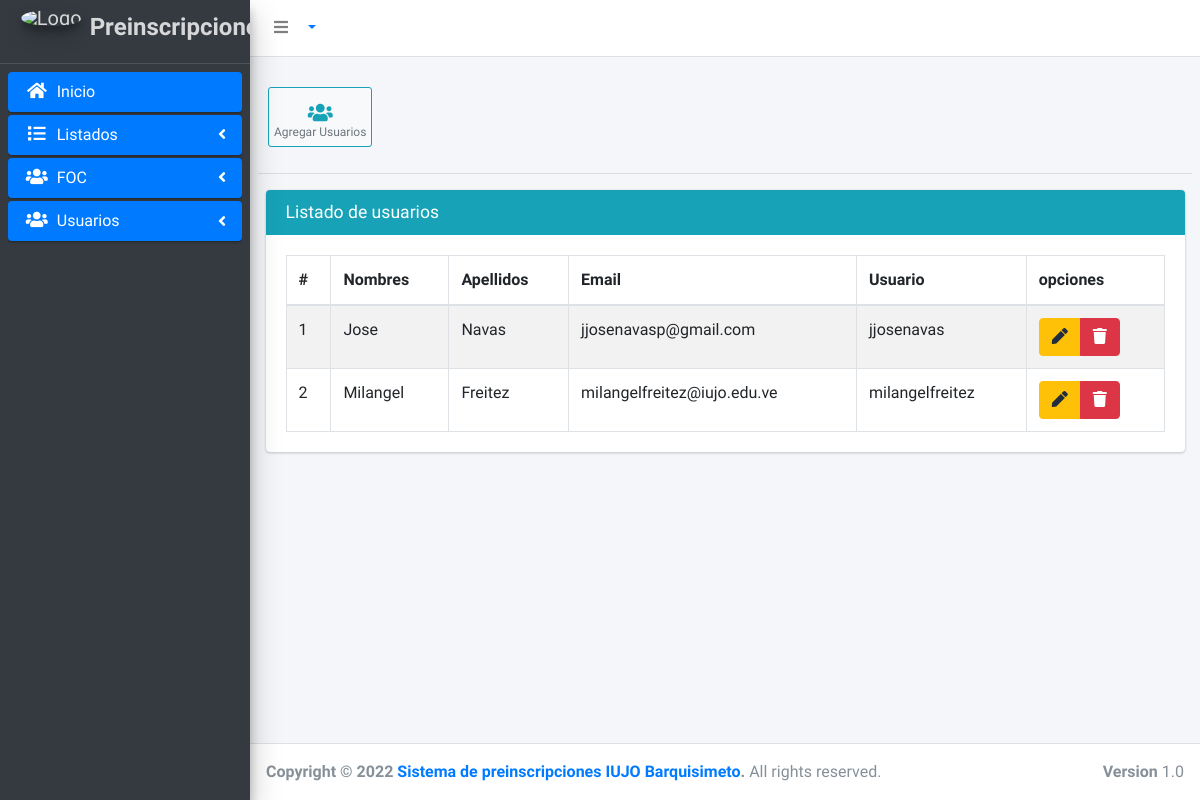
The page /index.php/usuarios/usuarios on the database as committed earlier.
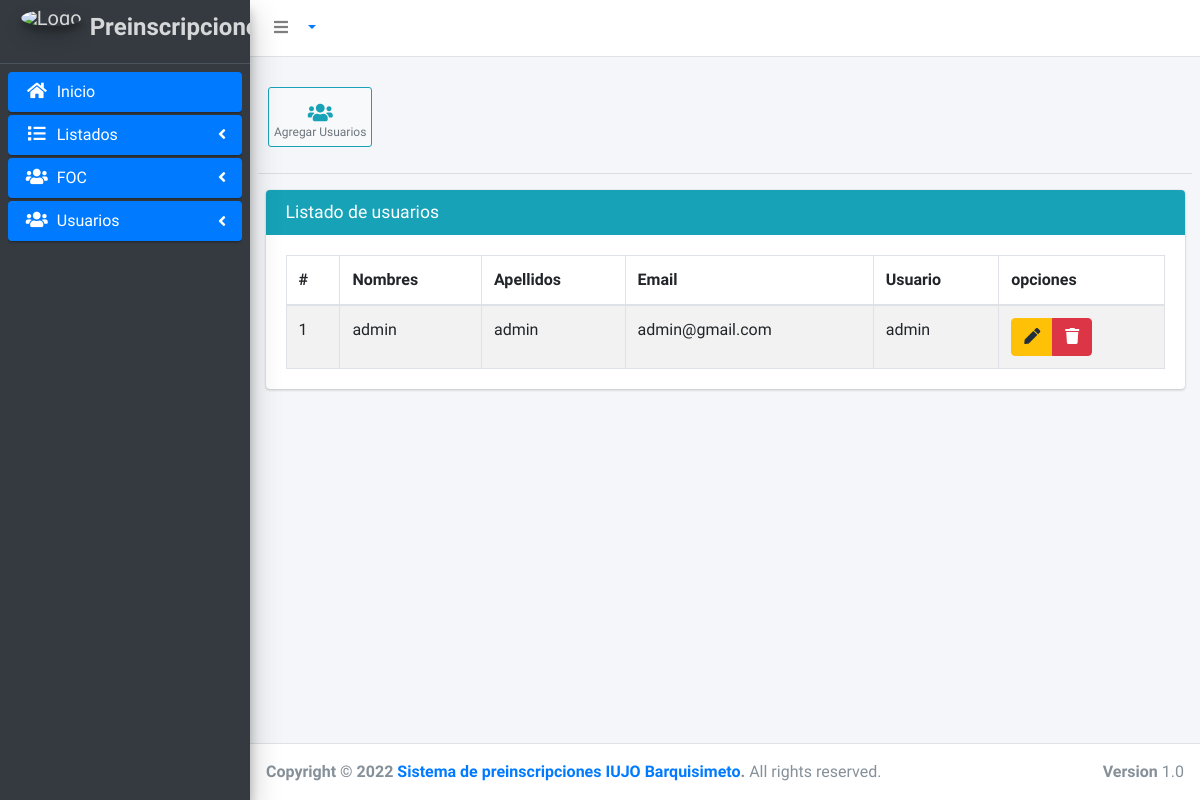
The same page on the database as committed later.
### tables this page shows
CREATE TABLE `usuarios` (
  `id` int(11) NOT NULL,
  `nombres` varchar(100) DEFAULT NULL,
  `apellidos` varchar(100) DEFAULT NULL,
  `email` varchar(100) DEFAULT NULL,
  `username` varchar(45) DEFAULT NULL,
  `password` varchar(100) DEFAULT NULL,
  `estado` int(11) DEFAULT NULL
);

### application/controllers/usuarios/Usuarios.php (called while the page is built, shortened)
<?php
class Usuarios extends CI_Controller
{
	public function __construct()
	{
		$this->load->model("Usuario_model");
	}
	public function index()
	{
		$data  = array(
			'usuarios' => $this->Usuario_model->getUsuarios(),
		);
		$this->load->view("layouts/header");
		$this->load->view("layouts/aside");
		$this->load->view("usuario/list", $data);
		$this->load->view("layouts/footer");
		$this->load->view("layouts/delete_user");
		$this->load->view("layouts/close_body");
	}
}

### index.php (called while the page is built, shortened)
<?php
require_once BASEPATH.'core/CodeIgniter.php';

### application/models/Usuario_model.php (called while the page is built, shortened)
<?php
class Usuario_model extends CI_Model
{
    public function getUsuarios(){
        $this->db->where("estado","1");
        $resultados = $this->db->get("usuarios");
        return $resultados->result();
    }
}

### application/views/usuario/list.php (the view, shortened to what this page needs)
<div class="content-wrapper">
  <section class="content-header">
  </section>
  <section class="content">
    <div class="row">
      <div class="col-md-12">
        <a href="<?php echo base_url(); ?>usuarios/usuarios/add" class="btn btn-app"><span class="color_info fa fa-users"></span> Agregar Usuarios</a>
      </div>
    </div>
    <hr>
    <div class="col-md-12">
      <div class="card card-info">
            <div class="card-header">
               <h3 class="card-title">Listado de usuarios</h3>
            </div>
       <div class="card-body">
        <table id="example1" class="table table-bordered table-striped">
          <thead>
            <tr>
              <th>#</th>
              <th>Nombres</th>
              <th>Apellidos</th>
              <th>Email</th>
              <th>Usuario</th>
              <th>opciones</th>
            </tr>
          </thead>
          <tbody>
            <?php $num=0; if (!empty($usuarios)) : ?>
              <?php foreach ($usuarios as $usuarios) : ?>
                <tr>
                  <td><?php echo ++$num ?></td>
                  <td><?php echo $usuarios->nombres; ?></td>
                  <td><?php echo $usuarios->apellidos; ?></td>
                  <td><?php echo $usuarios->email; ?></td>
                  <td><?php echo $usuarios->username; ?></td>
                  <td>
                    <div class="btn-group">
                      <a href="<?php echo base_url() ?>usuarios/usuarios/edit/<?php echo $usuarios->id; ?>" class="btn btn-warning"><span class="fa fa-pen"></span></a>
                      <button id="eliminar" value="<?php echo $usuarios->id; ?>" type="button" class="btn btn-danger btn_remover"><span class="fa fa-trash"></button>
                    </div>
                  </td>
                </tr>
              <?php endforeach; ?>
            <?php endif; ?>
          </tbody>
        </table>
      </div>
    </div>
   </div>
</div>
</div>

### application/views/layouts/header.php (shortened to what this page needs)
<!DOCTYPE html>
<html>
<head>
    <link rel="stylesheet" href="<?php echo base_url(); ?>assets/template/plugins/fontawesome-free/css/all.min.css">
    <link rel="stylesheet" href="https://code.ionicframework.com/ionicons/2.0.1/css/ionicons.min.css">
    <link rel="stylesheet" href="<?php echo base_url(); ?>assets/template/plugins/datatables-bs4/css/dataTables.bootstrap4.min.css">
    <link rel="stylesheet" href="<?php echo base_url(); ?>assets/template/plugins/datatables-responsive/css/responsive.bootstrap4.min.css">
    <link rel="stylesheet" href="<?php echo base_url(); ?>assets/template/plugins/tempusdominus-bootstrap-4/css/tempusdominus-bootstrap-4.min.css">
    <link rel="stylesheet" href="<?php echo base_url(); ?>assets/template/plugins/icheck-bootstrap/icheck-bootstrap.min.css">
    <link rel="stylesheet" href="<?php echo base_url(); ?>assets/template/dist/css/adminlte.min.css">
    <link rel="stylesheet" href="<?php echo base_url(); ?>assets/template/plugins/overlayScrollbars/css/OverlayScrollbars.min.css">
    <link rel="stylesheet" href="<?php echo base_url(); ?>assets/template/plugins/daterangepicker/daterangepicker.css">
    <link rel="stylesheet" href="<?php echo base_url(); ?>assets/template/plugins/summernote/summernote-bs4.css">
    <link rel="stylesheet" href="<?php echo base_url(); ?>assets/template/plugins/jquery-confirm/jquery-confirm.css">
    <link rel="stylesheet" href="<?php echo base_url(); ?>assets/template/css/custom.css">
</head>
<body class="hold-transition sidebar-mini layout-fixed">
    <div class="wrapper">
        <nav class="main-header navbar navbar-expand navbar-white navbar-light">
            <ul class="navbar-nav">
                <li class="nav-item">
                    <a class="nav-link" data-widget="pushmenu" href="#" role="button"><i class="fas fa-bars"></i></a>
                </li>
            </ul>
            <ul class="navbar-nav">
          <li class="dropdown user user-menu">
            <a href="#" class="dropdown-toggle" data-toggle="dropdown">
            </a>
          </li>
        </ul>
            <ul class="navbar-nav ml-auto">
                <li class="nav-item dropdown">
                    <a class="nav-link" data-toggle="dropdown" href="#">
                    <ion-icon size="large" src="<?php echo base_url(); ?>assets/template/ionicons/exit-outline.svg"></ion-icon>
                    </a>
                </li>
            </ul>
        </nav>

### application/views/layouts/aside.php (shortened to what this page needs)
<aside class="main-sidebar sidebar-dark-primary elevation-4">
    <a href="" class="brand-link">
        <img src="<?php echo base_url(); ?>assets/img/feyalegria.png" alt="Logo" class="brand-image img-circle elevation-3" style="opacity: 1">
        <span class="brand-text font-weight-light">
            <h4><strong>Preinscripciones<small></small></strong></h4>
        </span>
    </a>
    <div class="sidebar">
        <nav class="mt-2">
            <ul class="nav nav-pills nav-sidebar flex-column" data-widget="treeview" role="menu" data-accordion="false">
                <li class="nav-item has-treeview">
                    <a href="<?php echo base_url(); ?>welcome" class="nav-link active">
                        <i class="nav-icon fas fa-home"></i>
                        <p>Inicio</p>
                    </a>
                </li>
                <li class="nav-item has-treeview">
                    <a href="#" class="nav-link active">
                        <i class="nav-icon fas fa-list"></i>
                        <p>
                            Listados
                            <i class="right fas fa-angle-left"></i>
                        </p>
                    </a>
                </li>
                <li class="nav-item has-treeview">
                    <a href="#" class="nav-link active">
                        <i class="nav-icon fas fa-users"></i>
                        <p>
                            FOC
                            <i class="right fas fa-angle-left"></i>
                        </p>
                    </a>
                </li>
                <li class="nav-item has-treeview">
                    <a href="#" class="nav-link active">
                        <i class="nav-icon fas fa-users"></i>
                        <p>
                            Usuarios
                            <i class="right fas fa-angle-left"></i>
                        </p>
                    </a>
                </li>
            </ul>
        </nav>
    </div>
</aside>

### application/views/layouts/footer.php (shortened to what this page needs)
<footer class="main-footer">
    <div class="float-right d-none d-sm-block">
      <b>Version</b> 1.0
    </div>
    <strong>Copyright &copy; 2022 <a href="#">Sistema de preinscripciones IUJO Barquisimeto</a>.</strong> All rights
    reserved.
  </footer>

### application/views/layouts/close_body.php
</body>
</html>

### assets/template/css/custom.css (style rules this page uses)
.color_info { color: #17a2b8; }

Rows that differ between the two databases and show on the page:
removed usuarios: nombres "Jose", apellidos "Navas", email "jjosenavasp@gmail.com", username "jjosenavas", $usuarios->id 2 (drawn)
removed usuarios: nombres "Milangel", apellidos "Freitez", email "milangelfreitez@iujo.edu.ve", username "milangelfreitez", $usuarios->id 3 (drawn)
added usuarios: nombres "admin", apellidos "admin", email "admin@gmail.com", username "admin"
